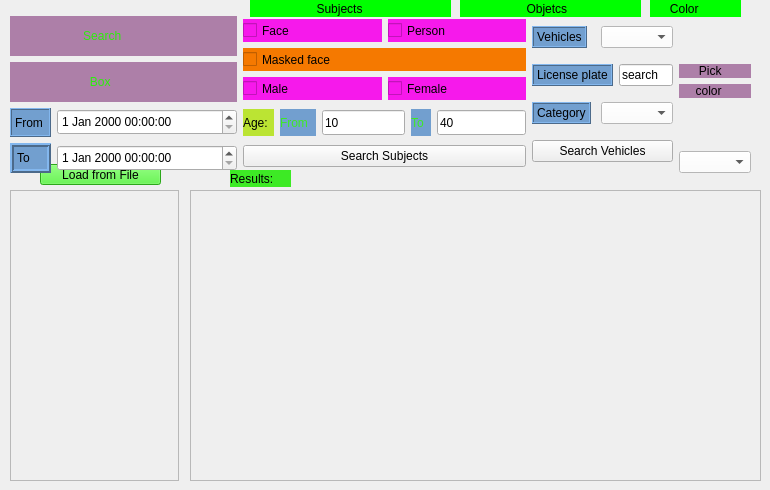
       <widget class="QWidget" name="tab_3">
        <attribute name="title">
         <string>Video Analytics</string>
        </attribute>
        <widget class="QLabel" name="label_111">
         <property name="geometry">
          <rect>
           <x>250</x>
           <y>0</y>
           <width>201</width>
           <height>17</height>
          </rect>
         </property>
         <property name="minimumSize">
          <size>
           <width>190</width>
           <height>17</height>
          </size>
         </property>
         <property name="styleSheet">
          <string notr="true">background-color: rgb(0, 255, 0);</string>
         </property>
         <property name="text">
          <string>                    Subjects</string>
         </property>
        </widget>
        <widget class="QLabel" name="label_112">
         <property name="enabled">
          <bool>true</bool>
         </property>
         <property name="geometry">
          <rect>
           <x>460</x>
           <y>0</y>
           <width>181</width>
           <height>17</height>
          </rect>
         </property>
         <property name="minimumSize">
          <size>
           <width>160</width>
           <height>17</height>
          </size>
         </property>
         <property name="styleSheet">
          <string notr="true">background-color:rgb(0, 255, 0)</string>
         </property>
         <property name="text">
          <string>                    Objetcs</string>
         </property>
        </widget>
        <widget class="QLabel" name="label_113">
         <property name="geometry">
          <rect>
           <x>650</x>
           <y>0</y>
           <width>91</width>
           <height>17</height>
          </rect>
         </property>
         <property name="minimumSize">
          <size>
           <width>85</width>
           <height>17</height>
          </size>
         </property>
         <property name="styleSheet">
          <string notr="true">background-color:rgb(0, 255, 0)</string>
         </property>
         <property name="text">
          <string>      Color</string>
         </property>
        </widget>
        <widget class="QScrollArea" name="scrollArea_2">
         <property name="geometry">
          <rect>
           <x>10</x>
           <y>190</y>
           <width>169</width>
           <height>291</height>
          </rect>
         </property>
         <property name="widgetResizable">
          <bool>true</bool>
         </property>
         <widget class="QWidget" name="scrollAreaWidgetContents_video_results">
          <property name="geometry">
           <rect>
            <x>0</x>
            <y>0</y>
            <width>167</width>
            <height>289</height>
           </rect>
          </property>
         </widget>
        </widget>
        <widget class="QPushButton" name="pushButton_select_video_file">
         <property name="geometry">
          <rect>
           <x>40</x>
           <y>164</y>
           <width>121</width>
           <height>21</height>
          </rect>
         </property>
         <property name="styleSheet">
          <string notr="true">background-color: rgb(61, 234, 37);</string>
         </property>
         <property name="text">
          <string>Load from File</string>
         </property>
        </widget>
        <widget class="QScrollArea" name="scrollArea_for_image_vda">
         <property name="geometry">
          <rect>
           <x>190</x>
           <y>190</y>
           <width>571</width>
           <height>291</height>
          </rect>
         </property>
         <property name="minimumSize">
          <size>
           <width>571</width>
           <height>291</height>
          </size>
         </property>
         <property name="maximumSize">
          <size>
           <width>571</width>
           <height>291</height>
          </size>
         </property>
         <property name="frameShadow">
          <enum>QFrame::Plain</enum>
         </property>
         <property name="lineWidth">
          <number>0</number>
         </property>
         <property name="widgetResizable">
          <bool>true</bool>
         </property>
         <widget class="QWidget" name="scrollAreaWidgetContents_results">
          <property name="geometry">
           <rect>
            <x>0</x>
            <y>0</y>
            <width>569</width>
            <height>289</height>
           </rect>
          </property>
         </widget>
        </widget>
        <widget class="QLabel" name="label_75">
         <property name="geometry">
          <rect>
           <x>230</x>
           <y>170</y>
           <width>61</width>
           <height>17</height>
          </rect>
         </property>
         <property name="minimumSize">
          <size>
           <width>60</width>
           <height>17</height>
          </size>
         </property>
         <property name="styleSheet">
          <string notr="true">background-color: rgb(61, 234, 37);</string>
         </property>
         <property name="text">
          <string>Results:</string>
         </property>
        </widget>
        <widget class="QWidget" name="layoutWidget">
         <property name="geometry">
          <rect>
           <x>10</x>
           <y>16</y>
           <width>741</width>
           <height>157</height>
          </rect>
         </property>
         <layout class="QHBoxLayout" name="horizontalLayout_12">
          <item>
           <layout class="QVBoxLayout" name="verticalLayout_25">
            <item>
             <layout class="QVBoxLayout" name="verticalLayout_24">
              <item>
               <widget class="QLabel" name="label_71">
                <property name="minimumSize">
                 <size>
                  <width>227</width>
                  <height>32</height>
                 </size>
                </property>
                <property name="styleSheet">
                 <string notr="true">color: rgb(44, 238, 11);
background-color: rgb(173, 127, 168);</string>
                </property>
                <property name="text">
                 <string>                      Search</string>
                </property>
               </widget>
              </item>
              <item>
               <widget class="QLabel" name="label_72">
                <property name="minimumSize">
                 <size>
                  <width>227</width>
                  <height>32</height>
                 </size>
                </property>
                <property name="styleSheet">
                 <string notr="true">color: rgb(44, 238, 11);
background-color: rgb(173, 127, 168);</string>
                </property>
                <property name="text">
                 <string>                        Box</string>
                </property>
               </widget>
              </item>
             </layout>
            </item>
            <item>
             <layout class="QVBoxLayout" name="verticalLayout_20">
              <item>
               <layout class="QHBoxLayout" name="horizontalLayout_42">
                <item>
                 <widget class="QLabel" name="label_73">
                  <property name="minimumSize">
                   <size>
                    <width>39</width>
                    <height>29</height>
                   </size>
                  </property>
                  <property name="styleSheet">
                   <string notr="true">background-color:rgb(114, 159, 207);
font: 11pt &quot;Ubuntu&quot;;
border-color: rgb(246, 25, 235);</string>
                  </property>
                  <property name="frameShape">
                   <enum>QFrame::Box</enum>
                  </property>
                  <property name="frameShadow">
                   <enum>QFrame::Raised</enum>
                  </property>
                  <property name="lineWidth">
                   <number>1</number>
                  </property>
                  <property name="text">
                   <string>From</string>
                  </property>
                  <property name="textFormat">
                   <enum>Qt::AutoText</enum>
                  </property>
                 </widget>
                </item>
                <item>
                 <widget class="QDateTimeEdit" name="dateTimeEdit_from">
                  <property name="minimumSize">
                   <size>
                    <width>180</width>
                    <height>26</height>
                   </size>
                  </property>
                  <property name="styleSheet">
                   <string notr="true">border-color: rgb(204, 0, 0);</string>
                  </property>
                 </widget>
                </item>
               </layout>
              </item>
              <item>
               <layout class="QHBoxLayout" name="horizontalLayout_43">
                <item>
                 <widget class="QLabel" name="label_74">
                  <property name="minimumSize">
                   <size>
                    <width>39</width>
                    <height>30</height>
                   </size>
                  </property>
                  <property name="styleSheet">
                   <string notr="true">background-color:rgb(114, 159, 207)</string>
                  </property>
                  <property name="frameShape">
                   <enum>QFrame::Box</enum>
                  </property>
                  <property name="frameShadow">
                   <enum>QFrame::Raised</enum>
                  </property>
                  <property name="lineWidth">
                   <number>2</number>
                  </property>
                  <property name="text">
                   <string>To     :</string>
                  </property>
                 </widget>
                </item>
                <item>
                 <widget class="QDateTimeEdit" name="dateTimeEdit_to">
                  <property name="minimumSize">
                   <size>
                    <width>180</width>
                    <height>26</height>
                   </size>
                  </property>
                  <property name="styleSheet">
                   <string notr="true">border-color: rgb(204, 0, 0);</string>
                  </property>
                 </widget>
                </item>
               </layout>
              </item>
             </layout>
            </item>
           </layout>
          </item>
          <item>
           <layout class="QVBoxLayout" name="verticalLayout_21">
            <item>
             <layout class="QVBoxLayout" name="verticalLayout_27">
              <item>
               <layout class="QHBoxLayout" name="horizontalLayout_57">
                <item>
                 <widget class="QCheckBox" name="checkBox_face_check">
                  <property name="minimumSize">
                   <size>
                    <width>90</width>
                    <height>23</height>
                   </size>
                  </property>
                  <property name="styleSheet">
                   <string notr="true">background-color:rgb(246, 25, 235)</string>
                  </property>
                  <property name="text">
                   <string>Face</string>
                  </property>
                 </widget>
                </item>
                <item>
                 <widget class="QCheckBox" name="checkBox_person">
                  <property name="minimumSize">
                   <size>
                    <width>89</width>
                    <height>23</height>
                   </size>
                  </property>
                  <property name="styleSheet">
                   <string notr="true">background-color:rgb(246, 25, 235)</string>
                  </property>
                  <property name="text">
                   <string>Person</string>
                  </property>
                 </widget>
                </item>
               </layout>
              </item>
              <item>
               <widget class="QCheckBox" name="checkBox_masked_face">
                <property name="minimumSize">
                 <size>
                  <width>187</width>
                  <height>23</height>
                 </size>
                </property>
                <property name="styleSheet">
                 <string notr="true">background-color:rgb(245, 121, 0)</string>
                </property>
                <property name="text">
                 <string>Masked face</string>
                </property>
               </widget>
              </item>
              <item>
               <layout class="QHBoxLayout" name="horizontalLayout_58">
                <item>
                 <widget class="QCheckBox" name="checkBox_male">
                  <property name="minimumSize">
                   <size>
                    <width>90</width>
                    <height>23</height>
                   </size>
                  </property>
                  <property name="styleSheet">
                   <string notr="true">background-color:rgb(246, 25, 235)</string>
                  </property>
                  <property name="text">
                   <string>Male</string>
                  </property>
                 </widget>
                </item>
                <item>
                 <widget class="QCheckBox" name="checkBox_female">
                  <property name="minimumSize">
                   <size>
                    <width>89</width>
                    <height>23</height>
                   </size>
                  </property>
                  <property name="styleSheet">
                   <string notr="true">background-color:rgb(246, 25, 235)</string>
                  </property>
                  <property name="text">
                   <string>Female</string>
                  </property>
                 </widget>
                </item>
               </layout>
              </item>
             </layout>
            </item>
            <item>
             <layout class="QHBoxLayout" name="horizontalLayout_59">
              <item>
               <widget class="QLabel" name="label_98">
                <property name="minimumSize">
                 <size>
                  <width>31</width>
                  <height>27</height>
                 </size>
                </property>
                <property name="styleSheet">
                 <string notr="true">background-color:rgb(187, 228, 51)</string>
                </property>
                <property name="frameShape">
                 <enum>QFrame::Box</enum>
                </property>
                <property name="frameShadow">
                 <enum>QFrame::Raised</enum>
                </property>
                <property name="lineWidth">
                 <number>0</number>
                </property>
                <property name="text">
                 <string>Age:</string>
                </property>
               </widget>
              </item>
              <item>
               <spacer name="horizontalSpacer_41">
                <property name="orientation">
                 <enum>Qt::Horizontal</enum>
                </property>
                <property name="sizeHint" stdset="0">
                 <size>
                  <width>18</width>
                  <height>20</height>
                 </size>
                </property>
               </spacer>
              </item>
              <item>
               <layout class="QHBoxLayout" name="horizontalLayout_60">
                <item>
                 <widget class="QLabel" name="label_99">
                  <property name="minimumSize">
                   <size>
                    <width>36</width>
                    <height>25</height>
                   </size>
                  </property>
                  <property name="styleSheet">
                   <string notr="true">border-color: rgb(239, 41, 41);
background-color: rgb(114, 159, 207);
color: rgb(61, 234, 37);</string>
                  </property>
                  <property name="frameShape">
                   <enum>QFrame::Box</enum>
                  </property>
                  <property name="frameShadow">
                   <enum>QFrame::Raised</enum>
                  </property>
                  <property name="lineWidth">
                   <number>0</number>
                  </property>
                  <property name="text">
                   <string>From</string>
                  </property>
                 </widget>
                </item>
                <item>
                 <spacer name="horizontalSpacer_42">
                  <property name="orientation">
                   <enum>Qt::Horizontal</enum>
                  </property>
                  <property name="sizeHint" stdset="0">
                   <size>
                    <width>13</width>
                    <height>20</height>
                   </size>
                  </property>
                 </spacer>
                </item>
                <item>
                 <widget class="QLineEdit" name="lineEdit_age_from">
                  <property name="minimumSize">
                   <size>
                    <width>27</width>
                    <height>25</height>
                   </size>
                  </property>
                  <property name="text">
                   <string>10</string>
                  </property>
                 </widget>
                </item>
               </layout>
              </item>
              <item>
               <layout class="QHBoxLayout" name="horizontalLayout_61">
                <item>
                 <widget class="QLabel" name="label_100">
                  <property name="minimumSize">
                   <size>
                    <width>20</width>
                    <height>25</height>
                   </size>
                  </property>
                  <property name="styleSheet">
                   <string notr="true">border-color: rgb(239, 41, 41);
background-color: rgb(114, 159, 207);
color: rgb(61, 234, 37);</string>
                  </property>
                  <property name="frameShape">
                   <enum>QFrame::Box</enum>
                  </property>
                  <property name="frameShadow">
                   <enum>QFrame::Raised</enum>
                  </property>
                  <property name="lineWidth">
                   <number>0</number>
                  </property>
                  <property name="text">
                   <string>To </string>
                  </property>
                 </widget>
                </item>
                <item>
                 <spacer name="horizontalSpacer_43">
                  <property name="orientation">
                   <enum>Qt::Horizontal</enum>
                  </property>
                  <property name="sizeHint" stdset="0">
                   <size>
                    <width>18</width>
                    <height>20</height>
                   </size>
                  </property>
                 </spacer>
                </item>
                <item>
                 <widget class="QLineEdit" name="lineEdit_25_age_to">
                  <property name="minimumSize">
                   <size>
                    <width>27</width>
                    <height>25</height>
                   </size>
                  </property>
                  <property name="text">
                   <string>40</string>
                  </property>
                 </widget>
                </item>
               </layout>
              </item>
             </layout>
            </item>
            <item>
             <widget class="QPushButton" name="pushButton_search_for_sub_video_ana">
              <property name="text">
               <string>Search Subjects</string>
              </property>
             </widget>
            </item>
           </layout>
          </item>
          <item>
           <layout class="QVBoxLayout" name="verticalLayout_22">
            <item>
             <layout class="QHBoxLayout" name="horizontalLayout_51">
              <item>
               <widget class="QLabel" name="label_85">
                <property name="styleSheet">
                 <string notr="true">background-color:rgb(114, 159, 207)</string>
                </property>
                <property name="frameShape">
                 <enum>QFrame::Box</enum>
                </property>
                <property name="frameShadow">
                 <enum>QFrame::Raised</enum>
                </property>
                <property name="lineWidth">
                 <number>1</number>
                </property>
                <property name="text">
                 <string>Vehicles</string>
                </property>
               </widget>
              </item>
              <item>
               <spacer name="horizontalSpacer_35">
                <property name="orientation">
                 <enum>Qt::Horizontal</enum>
                </property>
                <property name="sizeHint" stdset="0">
                 <size>
                  <width>48</width>
                  <height>20</height>
                 </size>
                </property>
               </spacer>
              </item>
              <item>
               <widget class="QComboBox" name="comboBox_vehicles">
                <property name="autoFillBackground">
                 <bool>false</bool>
                </property>
                <property name="styleSheet">
                 <string notr="true">background-color: rgb(255, 255, 255);</string>
                </property>
               </widget>
              </item>
             </layout>
            </item>
            <item>
             <layout class="QHBoxLayout" name="horizontalLayout_52">
              <item>
               <widget class="QLabel" name="label_86">
                <property name="styleSheet">
                 <string notr="true">background-color:rgb(114, 159, 207)</string>
                </property>
                <property name="frameShape">
                 <enum>QFrame::Box</enum>
                </property>
                <property name="frameShadow">
                 <enum>QFrame::Raised</enum>
                </property>
                <property name="lineWidth">
                 <number>1</number>
                </property>
                <property name="text">
                 <string>License plate</string>
                </property>
               </widget>
              </item>
              <item>
               <spacer name="horizontalSpacer_36">
                <property name="orientation">
                 <enum>Qt::Horizontal</enum>
                </property>
                <property name="sizeHint" stdset="0">
                 <size>
                  <width>38</width>
                  <height>20</height>
                 </size>
                </property>
               </spacer>
              </item>
              <item>
               <widget class="QLineEdit" name="lineEdit_searchBox">
                <property name="styleSheet">
                 <string notr="true">border-color: rgb(204, 0, 0);</string>
                </property>
                <property name="text">
                 <string>search</string>
                </property>
                <property name="placeholderText">
                 <string>Search</string>
                </property>
               </widget>
              </item>
             </layout>
            </item>
            <item>
             <layout class="QHBoxLayout" name="horizontalLayout_53">
              <item>
               <widget class="QLabel" name="label_87">
                <property name="styleSheet">
                 <string notr="true">background-color:rgb(114, 159, 207)</string>
                </property>
                <property name="frameShape">
                 <enum>QFrame::Box</enum>
                </property>
                <property name="frameShadow">
                 <enum>QFrame::Raised</enum>
                </property>
                <property name="text">
                 <string>Category</string>
                </property>
               </widget>
              </item>
              <item>
               <spacer name="horizontalSpacer_37">
                <property name="orientation">
                 <enum>Qt::Horizontal</enum>
                </property>
                <property name="sizeHint" stdset="0">
                 <size>
                  <width>40</width>
                  <height>20</height>
                 </size>
                </property>
               </spacer>
              </item>
              <item>
               <widget class="QComboBox" name="combobox_category">
                <property name="styleSheet">
                 <string notr="true">background-color: rgb(255, 255, 255);</string>
                </property>
               </widget>
              </item>
             </layout>
            </item>
            <item>
             <widget class="QPushButton" name="pushButton_search_vehicles">
              <property name="text">
               <string>Search Vehicles</string>
              </property>
             </widget>
            </item>
           </layout>
          </item>
          <item>
           <layout class="QVBoxLayout" name="verticalLayout_23">
            <item>
             <spacer name="verticalSpacer_15">
              <property name="orientation">
               <enum>Qt::Vertical</enum>
              </property>
              <property name="sizeHint" stdset="0">
               <size>
                <width>13</width>
                <height>17</height>
               </size>
              </property>
             </spacer>
            </item>
            <item>
             <layout class="QVBoxLayout" name="verticalLayout_29">
              <item>
               <widget class="QLabel" name="label_104">
                <property name="styleSheet">
                 <string notr="true">background-color:rgb(173, 127, 168)</string>
                </property>
                <property name="text">
                 <string>      Pick</string>
                </property>
               </widget>
              </item>
              <item>
               <widget class="QLabel" name="label_105">
                <property name="styleSheet">
                 <string notr="true">background-color:rgb(173, 127, 168)</string>
                </property>
                <property name="text">
                 <string>     color</string>
                </property>
               </widget>
              </item>
             </layout>
            </item>
            <item>
             <spacer name="verticalSpacer_16">
              <property name="orientation">
               <enum>Qt::Vertical</enum>
              </property>
              <property name="sizeHint" stdset="0">
               <size>
                <width>18</width>
                <height>17</height>
               </size>
              </property>
             </spacer>
            </item>
            <item>
             <widget class="QComboBox" name="combobox_pick_color">
              <property name="styleSheet">
               <string notr="true">background-color: rgb(255, 255, 255);</string>
              </property>
             </widget>
            </item>
           </layout>
          </item>
         </layout>
        </widget>
       </widget>
